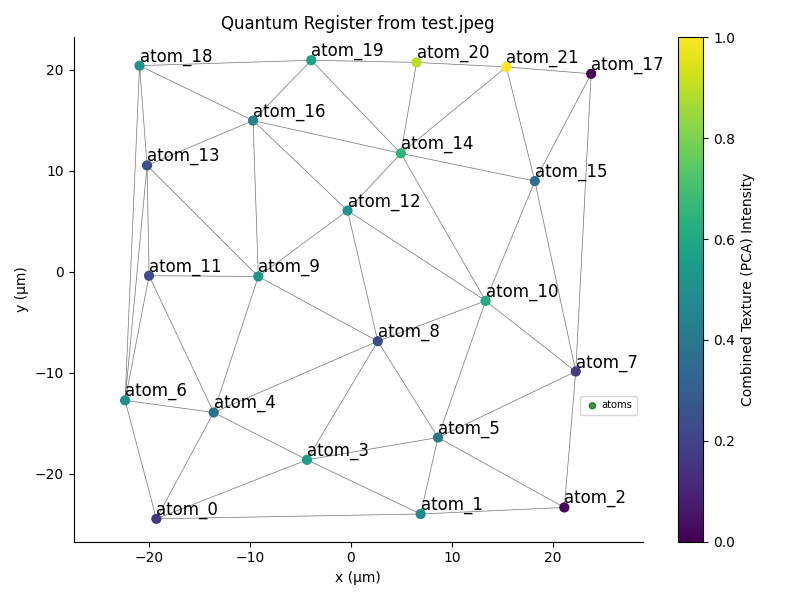
#> input picture src/register_visualization.png, 800 x 600 px; its folder holds only this picture in this run
$ python -i classical_main.py   (imports and definitions only)   (older library calls are emulated)
#> lines starting #> are read from the running program, lines starting #| are printed output that depends on the picture; after the words box and inside, x2 and y2 are one past the last pixel; in counts of white or black regions, pixels touching at a corner belong together
### src/graphs/image_to_graph.py
import torch
import numpy as np
from PIL import Image
import torch_geometric
from torch_geometric.data import Data
import matplotlib.pyplot as plt
from skimage.segmentation import slic
from skimage.measure import regionprops
from skimage.color import rgb2gray
import networkx as nx
import torch.nn.functional as F
from scipy.spatial import Voronoi
from skimage.feature import local_binary_pattern, graycomatrix, graycoprops
from skimage.util import img_as_ubyte
from skimage.transform import resize
import matplotlib.cm as cm
from matplotlib.colors import Normalize


"""
    behaviour:
        load and resize an image to a given size
    input:
        path - path to the image file
        size - optional tuple for desired dimensions
    output:
        numpy array representing the loaded image
"""
def load_image(path, size=None):
    img = Image.open(path)
    if size:
        img = img.resize(size)
    return np.array(img)


"""
    behaviour:
        extract local binary pattern texture features from an image
    input:
        image - numpy array representing grayscale image
        radius - radius for LBP computation
        n_points - number of circularly symmetric neighbor points
    output:
        LBP features as numpy array
"""
def extract_lbp_features(image, radius=3, n_points=24):
    if len(image.shape) > 2:
        # Convert to grayscale if image is RGB
        gray = rgb2gray(image)
    else:
        gray = image

    # Ensure correct data type for LBP
    gray = img_as_ubyte(gray)

    # Compute LBP
    lbp = local_binary_pattern(gray, n_points, radius, method='uniform')

    # Return LBP image
    return lbp


"""
    behaviour:
        extract GLCM texture features from an image
    input:
        image - numpy array representing grayscale image
        distances - list of pixel pair distances
        angles - list of pixel pair angles in radians
    output:
        dictionary of GLCM features
"""
def extract_glcm_features(image, distances=[1], angles=[0, np.pi/4, np.pi/2, 3*np.pi/4]):
    if len(image.shape) > 2:
        # Convert to grayscale if image is RGB
        gray = rgb2gray(image)
    else:
        gray = image

    # Scale down if image is too large for GLCM computation
    if gray.shape[0] > 100 or gray.shape[1] > 100:
        gray = resize(gray, (min(100, gray.shape[0]), min(100, gray.shape[1])))

    # Ensure correct data type for GLCM
    gray = img_as_ubyte(gray)

    # Compute GLCM
    glcm = graycomatrix(gray, distances=distances, angles=angles, symmetric=True, normed=True)

    # Extract features
    features = {
        'contrast': graycoprops(glcm, 'contrast').mean(),
        'dissimilarity': graycoprops(glcm, 'dissimilarity').mean(),
        'homogeneity': graycoprops(glcm, 'homogeneity').mean(),
        'energy': graycoprops(glcm, 'energy').mean(),
        'correlation': graycoprops(glcm, 'correlation').mean(),
        'ASM': graycoprops(glcm, 'ASM').mean()
    }

    return features


"""
    behaviour:
        convert the image to a graph with each pixel as a node with texture features
    input:
        image - numpy array of shape (h, w) or (h, w, c)
    output:
        torch_geometric.data.data object representing the image graph
"""
# [39 lines left out: function pixel_to_graph, not called in this run]


"""
    behaviour:
        convert the image to a graph based on superpixel segmentation with texture features
    input:
        image - numpy array of shape (h, w, c); n_segments - number of superpixels; compactness - slic segmentation compactness
    output:
        torch_geometric.data.data object representing the superpixel graph
"""
# [103 lines left out: function superpixel_to_graph, not called in this run]

### src/extra/classical_main.py
import os
import numpy as np
import matplotlib.pyplot as plt
from sklearn.svm import SVC
from sklearn.model_selection import train_test_split
from sklearn.metrics import classification_report, confusion_matrix, balanced_accuracy_score, f1_score
from sklearn.preprocessing import StandardScaler
from sklearn.decomposition import PCA
from sklearn.pipeline import Pipeline
from tqdm import tqdm

# Import our image processing utilities
from graphs.image_to_graph import load_image, extract_lbp_features, extract_glcm_features
from skimage.color import rgb2gray
from skimage.feature import local_binary_pattern
from skimage.measure import regionprops
from skimage.segmentation import slic

# Specify the directories
no_polyp_dir = os.path.join(os.getcwd(), 'dataset', 'synthetic_colon_data', 'no_polyp')
polyp_dir = os.path.join(os.getcwd(), 'dataset', 'synthetic_colon_data', 'polyp')
# [1 line not run here, left out]

# Parameters
MAX_SAMPLES_PER_CLASS = 200
N_SEGMENTS = 50  # Same as N_QUBITS in quantum version


def extract_image_features(img_path, n_segments=20):
    """Extract classical features from an image without creating a quantum graph"""
#> called with img_path = '../register_visualization.png', n_segments = 20
    # Load image
    image = load_image(img_path)
#> in load_image, img is the input picture: PIL image 800x600 RGBA; mean R, G, B, A 243, 244.5, 243.9, 255

    # Convert to grayscale
    if len(image.shape) == 3:
        gray = rgb2gray(image)
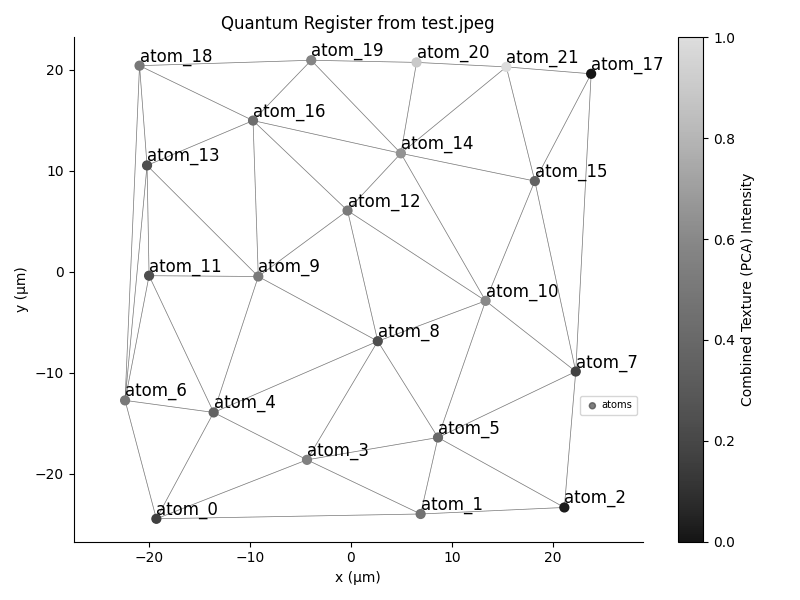
#> gray: shape (600, 800) float64; min 0, max 1, mean 0.957
    else:
        gray = image

    # Extract global features
    # 1. LBP histogram
    lbp = extract_lbp_features(gray)
#> in extract_lbp_features, `lbp = local_binary_pattern(gray, n_points, radius, method='uniform')`:
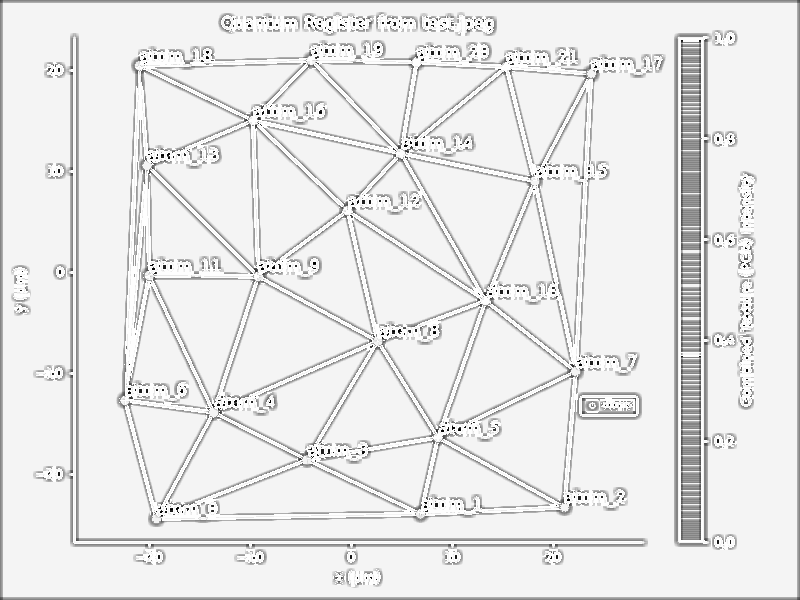
#> lbp: shape (600, 800) float64; min 0, max 25, mean 22.8; drawn with min black and max white
    lbp_hist, _ = np.histogram(lbp.ravel(), bins=10, range=(0, 26), density=True)
#> lbp_hist = [0.000599, 0.000754, 0.000245, 0.00194, 0.00148, 0.0256, 0.018, 0.0054, 0.012, 0.319]

    # 2. GLCM features
    glcm_features = extract_glcm_features(gray)
#> in extract_glcm_features, `gray = resize(gray, (min(100, gray.shape[0]), min(100, gray.shape[1])))`:
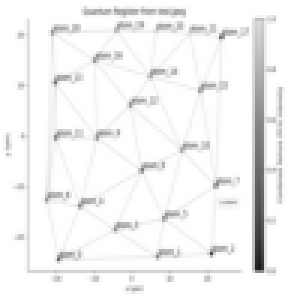
#> gray: shape (100, 100) float64 (shown 3 times larger); min 0.0992, max 1, mean 0.957
#> in extract_glcm_features, `features = { 'contrast': graycoprops(glcm, 'contrast').mean(), 'dissim..`: features = {'contrast': 389.2, 'dissimilarity': 8.3, 'homogeneity': 0.568, 'energy': 0.494, 'correlation': 0.734, 'ASM': 0.244}
#> glcm_features has the same summary as features in extract_glcm_features
    glcm_vector = np.array([
        glcm_features['contrast'],
        glcm_features['dissimilarity'],
        glcm_features['homogeneity'],
        glcm_features['energy'],
        glcm_features['correlation'],
        glcm_features['ASM']
    ])
#> glcm_vector = [389.2, 8.3, 0.568, 0.494, 0.734, 0.244]

    # 3. Segment the image into regions and extract features per region
    segments = slic(image, n_segments=n_segments, compactness=10)
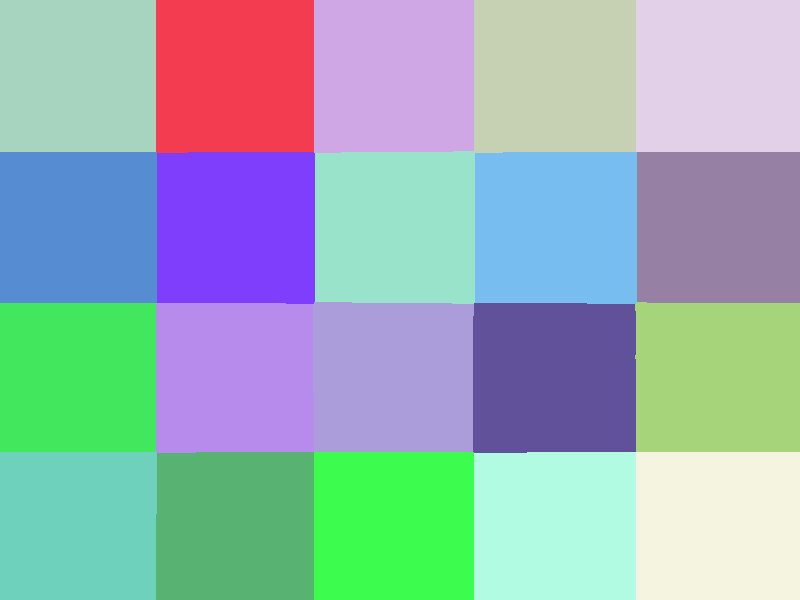
#> segments: shape (600, 800) int64; 20 distinct labels, from 1 to 20; one colour per label, 0 black
    regions = regionprops(segments + 1)
#> regions = 20 regions; largest, box (x1, y1, x2, y2) and area: (636, 0, 800, 152) 24928, (474, 0, 636, 153) 24652, (637, 152, 800, 303) 24603, (475, 152, 637, 304) 24483, (635, 302, 800, 452) 24457

    region_features = []
    for region in regions:
        # Get region mask
        coords = region.coords
        mask = np.zeros(segments.shape, dtype=bool)
        mask[coords[:, 0], coords[:, 1]] = True

        # Extract color features
        if len(image.shape) == 3:
            mean_color = np.mean(image[mask], axis=0)
            std_color = np.std(image[mask], axis=0)
        else:
            mean_color = np.array([np.mean(image[mask])])
            std_color = np.array([np.std(image[mask])])

        # Extract texture features from this region
        region_lbp = lbp[mask]
        region_lbp_hist, _ = np.histogram(region_lbp, bins=5, density=True)

        # Add area and eccentricity as shape features
        area = region.area / segments.size  # normalized area
        eccentricity = region.eccentricity

        # Combine features for this region
        region_feat = np.concatenate([
            mean_color.flatten(),
            std_color.flatten(),
            region_lbp_hist,
            [area, eccentricity]
        ])
        region_features.append(region_feat)
#> this loop made 20 passes
#> (mean_color, std_color, region_lbp_hist, area, eccentricity) on passes 1 to 6: ([250.7, 251.1, 251, 255], [28.21, 26.07, 26.14, 0], [0.000253, 0.000371, 0.00544, 0.0139, 0.18], 0.0494, 0.225), ([242.9, 243.6, 243.5, 255], [45.16, 42.94, 43.01, 0], [0.00112, 0.000807, 0.00615, 0.0206, 0.171], 0.0501, 0.271), ([238.5, 238.9, 238.2, 255], [52.36, 51.77, 53.05, 0], [0.0022, 0.000871, 0.0076, 0.022, 0.167], 0.0507, 0.312), ([247, 246.7, 246.3, 255], [36.58, 37.78, 38.21, 0], [0.000836, 0.000527, 0.00478, 0.0155, 0.178], 0.0514, 0.345), ([241.8, 246.2, 227.6, 255], [41.75, 33.81, 70.82, 0], [0.000233, 0.0021, 0.0133, 0.0199, 0.164], 0.0519, 0.375), ([248.4, 249.1, 248.9, 255], [31.52, 28.26, 28.77, 0], [0.000373, 0.000481, 0.00729, 0.0138, 0.178], 0.0503, 0.332)
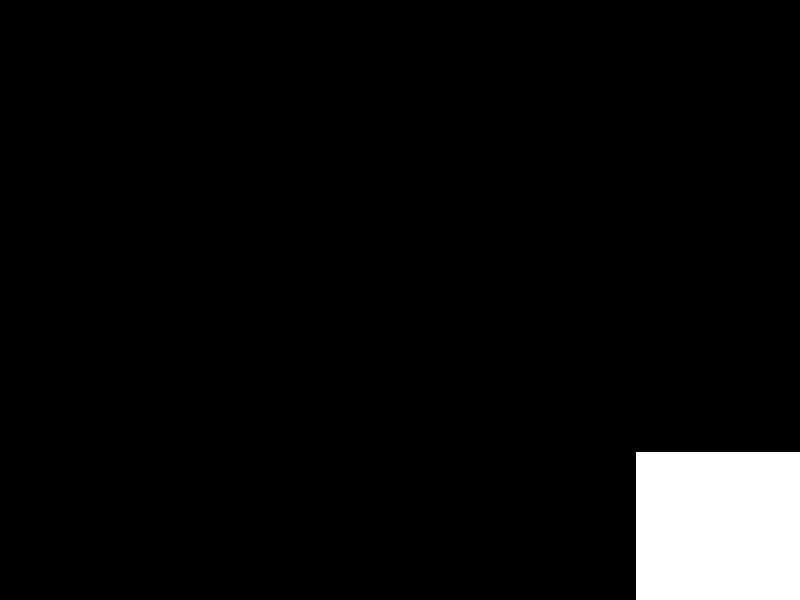
#> mask: shape (600, 800) bool; 5.1% white; 1 white region, box (x1, y1, x2, y2) and area: (636, 452, 800, 600) 24272
#> after the loop, region_features = 20 items

    # Ensure we have n_segments regions by padding or truncating
    if len(region_features) > n_segments:
        region_features = region_features[:n_segments]
    elif len(region_features) < n_segments:
        # Pad with zeros
        feature_len = len(region_features[0]) if region_features else (3*2 + 5 + 2)  # Default size
        padding = [np.zeros(feature_len) for _ in range(n_segments - len(region_features))]
        region_features.extend(padding)

    # Flatten all region features
    flattened_regions = np.concatenate(region_features)
#> flattened_regions = 300 values, max 255 at index 3, min 0 at index 7, mean 73.86

    # Combine all features
    features = np.concatenate([lbp_hist, glcm_vector, flattened_regions])
#> features = 316 values, max 389.2 at index 10, min 0 at index 23, mean 71.38

    return features

# Load and process the dataset
def load_dataset(max_samples=200):
    no_polyp_samples = []
    polyp_samples = []

    # Process No Polyp images
    no_polyp_files = os.listdir(no_polyp_dir)[:max_samples]
    for file in tqdm(no_polyp_files, desc="Processing No Polyp Images"):
        try:
            features = extract_image_features(os.path.join(no_polyp_dir, file), N_SEGMENTS)
            no_polyp_samples.append((features, 0))  # 0 for no polyp
        except Exception as e:
            print(f"Error processing {file}: {str(e)}")

    # Process Polyp images
    polyp_files = os.listdir(polyp_dir)[:max_samples]
    for file in tqdm(polyp_files, desc="Processing Polyp Images"):
        try:
            features = extract_image_features(os.path.join(polyp_dir, file), N_SEGMENTS)
            polyp_samples.append((features, 1))  # 1 for polyp
        except Exception as e:
            print(f"Error processing {file}: {str(e)}")

    # Combine samples
    all_samples = no_polyp_samples + polyp_samples

    # Extract features and labels
    X = np.array([sample[0] for sample in all_samples])
    y = np.array([sample[1] for sample in all_samples])

    print(f"\nDataset created with {len(X)} samples:")
    print(f"- No Polyp: {len(no_polyp_samples)}")
    print(f"- Polyp: {len(polyp_samples)}")
    print(f"- Feature dimension: {X.shape[1]}")

    return X, y

# Load the dataset
# [1 line that did not run here, left out]

# Split the dataset
# [3 lines that did not run here, left out]

# [4 lines not run here, left out]

# Create a pipeline with StandardScaler, PCA, and SVM
# [5 lines that did not run here, left out]

# Train the model
# [5 lines not run here, left out]
# [1 line that did not run here, left out]

# Evaluate the model
# [7 lines not run here, left out]

# Plot ROC curve for the SVM model
from sklearn.metrics import roc_curve, auc

# Get probability predictions
# [1 line that did not run here, left out]

# Compute ROC curve and ROC area
# [1 line that did not run here, left out]
# [1 line that did not run here, left out]

# [11 lines not run here, left out]

# Feature importance analysis
# [1 line that did not run here, left out]
# [19 lines not run here, left out]

>>> result = extract_image_features('../register_visualization.png')
#> result has the same summary as features in extract_image_features
